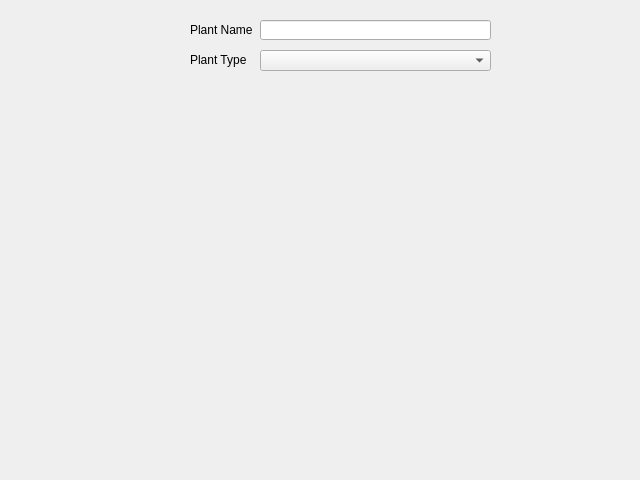
<?xml version="1.0" encoding="UTF-8"?>
<ui version="4.0">
 <class>ConfigureWindow</class>
 <widget class="QWidget" name="ConfigureWindow">
  <property name="geometry">
   <rect>
    <x>0</x>
    <y>0</y>
    <width>640</width>
    <height>480</height>
   </rect>
  </property>
  <property name="windowTitle">
   <string>Form</string>
  </property>
  <widget class="QLineEdit" name="plantNameInput">
   <property name="geometry">
    <rect>
     <x>260</x>
     <y>20</y>
     <width>231</width>
     <height>20</height>
    </rect>
   </property>
  </widget>
  <widget class="QLabel" name="plantNameLabel">
   <property name="geometry">
    <rect>
     <x>190</x>
     <y>20</y>
     <width>71</width>
     <height>20</height>
    </rect>
   </property>
   <property name="text">
    <string>Plant Name</string>
   </property>
  </widget>
  <widget class="QPushButton" name="BackButton">
   <property name="geometry">
    <rect>
     <x>0</x>
     <y>0</y>
     <width>91</width>
     <height>101</height>
    </rect>
   </property>
   <property name="text">
    <string/>
   </property>
   <property name="icon">
    <iconset resource="Resources/biobloom.qrc">
     <normaloff>:/BackButtonIcon.png</normaloff>:/BackButtonIcon.png</iconset>
   </property>
   <property name="iconSize">
    <size>
     <width>85</width>
     <height>110</height>
    </size>
   </property>
   <property name="flat">
    <bool>true</bool>
   </property>
  </widget>
  <widget class="QPushButton" name="ApplyButton">
   <property name="geometry">
    <rect>
     <x>0</x>
     <y>100</y>
     <width>91</width>
     <height>101</height>
    </rect>
   </property>
   <property name="text">
    <string/>
   </property>
   <property name="icon">
    <iconset resource="Resources/biobloom.qrc">
     <normaloff>:/ApplyButtonIcon.PNG</normaloff>:/ApplyButtonIcon.PNG</iconset>
   </property>
   <property name="iconSize">
    <size>
     <width>85</width>
     <height>110</height>
    </size>
   </property>
   <property name="flat">
    <bool>true</bool>
   </property>
  </widget>
  <widget class="QComboBox" name="PlantTypeList">
   <property name="geometry">
    <rect>
     <x>260</x>
     <y>50</y>
     <width>231</width>
     <height>21</height>
    </rect>
   </property>
  </widget>
  <widget class="QLabel" name="plantPlantType">
   <property name="geometry">
    <rect>
     <x>190</x>
     <y>50</y>
     <width>71</width>
     <height>20</height>
    </rect>
   </property>
   <property name="text">
    <string>Plant Type</string>
   </property>
  </widget>
 </widget>
 <resources>
  <include location="Resources/biobloom.qrc"/>
 </resources>
 <connections/>
</ui>
